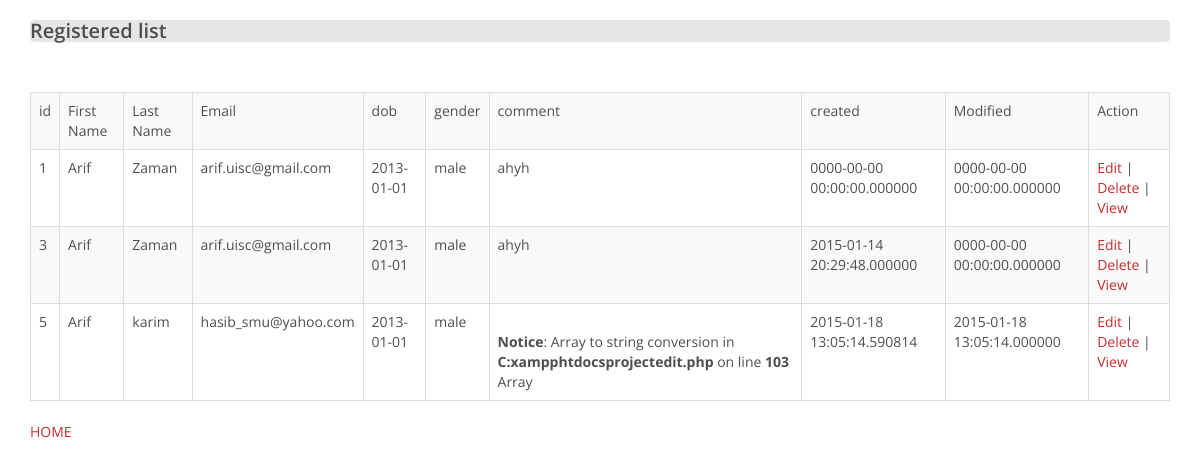
Page /list.php on the committed database.
### tables this page shows
CREATE TABLE IF NOT EXISTS `users` (
`id` int(10) NOT NULL,
  `fname` varchar(25) NOT NULL,
  `lname` varchar(25) NOT NULL,
  `email` varchar(130) NOT NULL,
  `password` varchar(25) NOT NULL,
  `dob` varchar(25) NOT NULL,
  `gender` varchar(25) NOT NULL,
  `comment` varchar(500) NOT NULL,
  `created` timestamp(6) NOT NULL DEFAULT CURRENT_TIMESTAMP(6) ON UPDATE CURRENT_TIMESTAMP(6),
  `modified` timestamp(6) NOT NULL DEFAULT '0000-00-00 00:00:00.000000'
);

### list.php (the view, shortened to what this page needs)
<?php
$link= mysqli_connect("localhost",
    "root",
    "",
    "arif");
$query="SELECT * FROM users";
$result= mysqli_query($link,$query);
?><!DOCTYPE html>
<html lang="en">
<head>
	<link href="css/bootstrap.min.css" rel="stylesheet">
    <link href="css/font-awesome.min.css" rel="stylesheet">
    <link href="css/animate.min.css" rel="stylesheet">
    <link href="css/prettyPhoto.css" rel="stylesheet">
    <link href="css/main.css" rel="stylesheet">
    <link href="css/responsive.css" rel="stylesheet">
    <body>
    <div class="container">
<table class="table table-bordered table-striped table hover">
<div class="panel">
<h2> Registered list</h2>
</div>
<div class="panel-body">
    <tr>
        <td> id </td>
        <td> First Name</td>
        <td> Last Name</td>
        <td> Email</td>
        <td> dob</td>
        <td>gender</td>
        <td>comment</td>
        <td>created</td>
        <td>Modified</td>
        <td>Action</td>
    </tr>
    <?php
    foreach($result as $row) {
        ?>
        <tr>
            <td><?php echo $row['id']?></td>
            <td><?php echo $row['fname']?></td>
            <td><?php echo $row['lname']?></td>
            <td><?php echo $row['email']?></td>
            <td><?php echo $row['dob']?></td>
            <td><?php echo $row['gender']?></td>
            <td><?php echo $row['comment']?></td>
            <td><?php echo $row['created']?></td>
            <td><?php echo $row['modified']?></td>
            <td> <a href="edit.php?id=<?php echo $row['id']?>">Edit</a> |
                <a href="delete.php?id=<?php echo $row['id']?>">Delete</a> |
                <a href="view.php?id=<?php echo $row['id']?>">View</a></td>
        </tr>
    <?php
    }
    ?>
</table>
<a href="index.html">HOME</a>
</div>
</body>

### css/main.css (style rules this page uses)
body { background: #fff; font-family: 'Open Sans', sans-serif; color:#4e4e4e; line-height: 22px; }
h1, h2, h3, h4, h5, h6 { font-weight: 600; font-family: 'Open Sans', sans-serif; color:#4e4e4e; }
h2 { font-size: 20px; }
a { color: #c52d2f; -webkit-transition: color 300ms, background-color 300ms; -moz-transition: color 300ms, background-color 300ms; -o-transition: color 300ms, background-color 300ms; transition: color 300ms, background-color 300ms; }
.panel-default>.panel-heading, .panel { background-color: #e6e6e6; border:0 none; box-shadow:none; }
.panel-body { padding: 20px 20px 10px; }

### rows in the picture
users: id "1", fname "Arif", lname "Zaman", email "arif.uisc@gmail.com", dob "2013-01-01", gender "male", comment "ahyh", created "0000-00-00 00:00:00.000000", modified "0000-00-00 00:00:00.000000"
users: id "3", fname "Arif", lname "Zaman", email "arif.uisc@gmail.com", dob "2013-01-01", gender "male", comment "ahyh", created "2015-01-14 20:29:48.000000", modified "0000-00-00 00:00:00.000000"
users: id "5", fname "Arif", lname "karim", email "hasib_smu@yahoo.com", dob "2013-01-01", gender "male", comment "Notice : Array to string conversion in C:xampphtdocsprojectedit.php on line 103 Array", created "2015-01-18 13:05:14.590814", modified "2015-01-18 13:05:14.000000"
